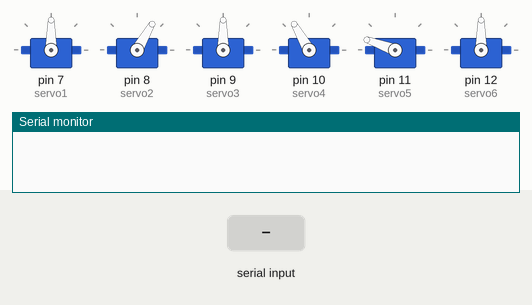
Bench run of a sketch on a simulated Arduino Uno, built with avr-gcc and run on an emulated ATmega328P. Parts: 6 × servo, the last lines printed to the serial monitor. The test bench sets the inputs (shaded band).

Above: at 1.2 s.
1.3 s: "b" received over Serial
At 2.2 s:
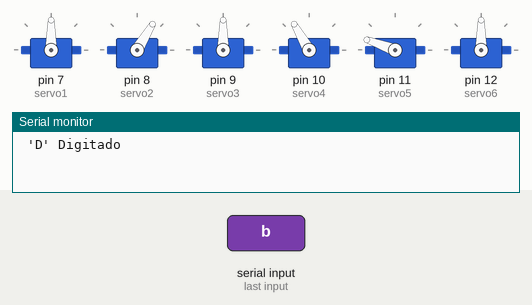
2.8 s: "d" received over Serial
At 3.4 s:
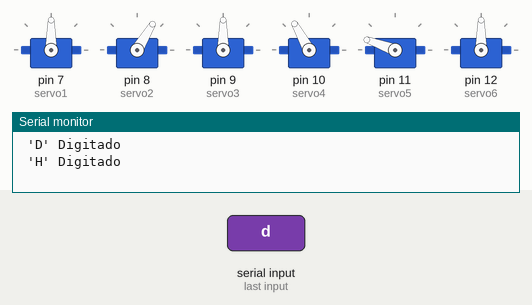
4.3 s: "2" received over Serial
At 5.5 s:
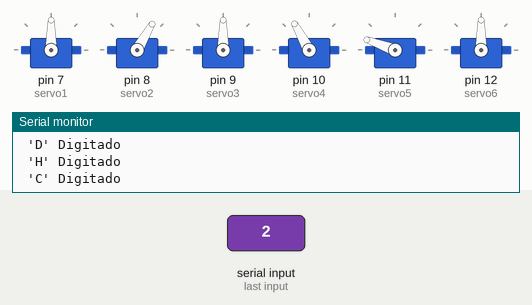
5.8 s: "e" received over Serial
At 6.9 s:
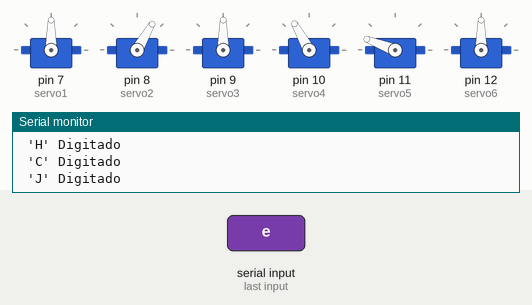
7.3 s: "4" received over Serial
At 8.0 s:
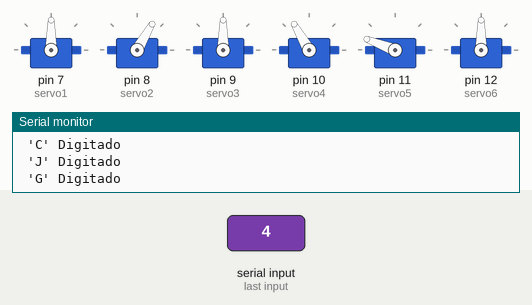
8.8 s: byte 54 ('6') received over Serial
At 9.1 s:
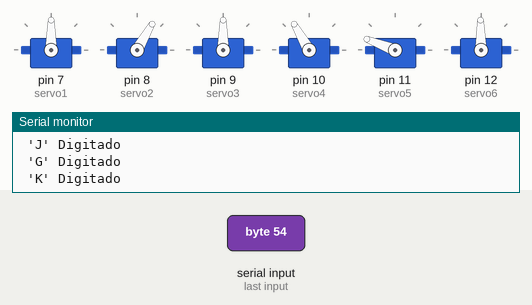
Timing chart, 0 to 11.3 s (numbered marks = the images above; inputs shaded):
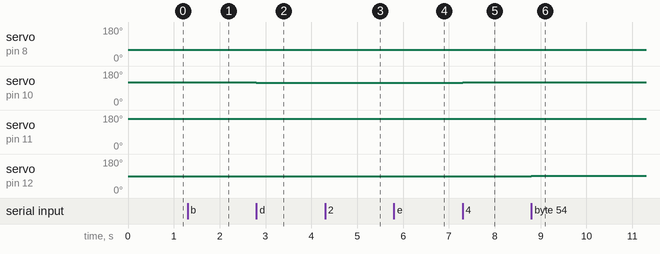

The sketch:

Controlar_Servos.ino
```cpp
#include <Servo.h> //Cabecera para el servo


void f_servos(); //FUNCION

//char A,B,C,D,E,F,G,H,I,J,K,L; //variables que se digitaran en el monitor serial
Servo servo1; //Servos a mover
Servo servo2;
Servo servo3;
Servo servo4;
Servo servo5;
Servo servo6;

int datos; //Se le asigna el valor leido en el puerto serial

int pos =90;  //90;//Posicion inicial del servo
int pos1=60;  //90;
int pos2=90;  //90
int pos3=120; //120
int pos4=160; //160
int pos5=90; //90


void setup(){


servo1.attach(7);   //Servo en puerto 7
servo2.attach(8);   //puerto 8
servo3.attach(9);    //puerto 9
servo4.attach(10);   //Servo en puerto 10
servo5.attach(11);   //puerto 11
servo6.attach(12);    //puerto 12

  servo1.write(pos);
  servo2.write(pos1);
  servo3.write(pos2);
  servo4.write(pos3);
  servo5.write(pos4);
  servo6.write(pos5);


  Serial.begin(9600);  //Se inicializa el puerto serial configurado a 9600

}


void loop(){


    if(Serial.available())

   {

    datos=Serial.read(); //Asignando valor leido en el puerto


    switch(datos)
    {

     //*****GIRO*****

      case '1':  // Si el valor digitado es a gira a la derecha
        Serial.println(" 'A' Digitado");
        pos +=1;        // se incrementa
        servo1.write(pos); //la posicion del servo
        delay(100);
      break;

      case 'a':   // Si el valor digitado es b gira a la izquierda
        Serial.println(" 'B' Digitado");
        pos -=1;              // Se decrementa
        servo1.write(pos);        // el valor del servo
        delay(60);
      break;


      //*****ANTEBRAZO*****

      case '2':   // Si el valor digitado es c gira a la derecha
       Serial.println(" 'C' Digitado");
       pos1 +=1;  //Incrementa el valor del servo
       servo2.write(pos1);
       delay(100);
      break;

      case 'b':  // Si el valor digitado es d gira a la izquierda
       Serial.println(" 'D' Digitado");
       pos1 -=1;     //Se decrementa el valor del servo
       servo2.write(pos1);
         delay(60);
      break;


      //*****CODO*****

     case '3': // Si el valor digitado es e gira a la derecha
        Serial.println(" 'E' Digitado");
        pos2 +=1;  //Incrementa el valor del servo
        servo3.write(pos2);
         delay(100);
     break;

     case 'c':  // Si el valor digitado es f gira a la izquierda
        Serial.println(" 'F' Digitado");
        pos2 -=1;     //Se decrementa el valor del servo
        servo3.write(pos2);
          delay(60);
     break;


        //*****BRAZO*****

     case '4':  // Si el valor digitado es g gira a la derecha
         Serial.println(" 'G' Digitado");
         pos3 +=1;        // se incrementa
         servo4.write(pos3); //la posicion del servo
         delay(100);
     break;

     case 'd':  // Si el valor digitado es h gira a la izquierda
         Serial.println(" 'H' Digitado");
         pos3 -=1;              // Se decrementa
         servo4.write(pos3);        // el valor del servo
           delay(60);
     break;


      //*****MUNNECA*****

     case '5':  // Si el valor digitado es i gira a la derecha
          Serial.println(" 'I' Digitado");
          pos4 +=1;  //Incrementa el valor del servo
          servo5.write(pos4);
            delay(100);
     break;

     case 'e':  // Si el valor digitado es j gira a la izquierda
          Serial.println(" 'J' Digitado");
          pos4 -=1;     //Se decrementa el valor del servo
          servo5.write(pos4);
            delay(60);
         break;


     //*****PINZAS*****

     case '6':   // Si el valor digitado es k gira a la derecha
         Serial.println(" 'K' Digitado");
         pos5 +=1;  //Incrementa el valor del servo
         servo6.write(pos5);
         delay(100);
     break;

     case 'f':   // Si el valor digitado es l gira a la izquierda
         Serial.println(" 'L' Digitado");
         pos5 -=1;     //Se decrementa el valor del servo
         servo6.write(pos5);
          delay(60);
     break;

     case 'Z':
     Serial.println(" 'Z' Digitado");
        servo1.write(90);
        //servo2.write(pos1);
        servo3.write(90);
        servo4.write(120);
        servo5.write(160);
        servo6.write(90);
     break;


    }
   }


}// CIERA EL VOID LOOP()
```

Measured:
- after the input at 1.3 s, servo on pin 8 (servo2): 60° → 59° at once
- after the input at 2.8 s, servo on pin 10 (servo4): 120° → 119° at once
- after the input at 4.3 s, servo on pin 8 (servo2): 59° → 60° at once
- after the input at 5.8 s, servo on pin 11 (servo5): 160° → 159° at once
- after the input at 7.3 s, servo on pin 10 (servo4): 119° → 120° at once
- after the input at 8.8 s, servo on pin 12 (servo6): 90° → 91° at once
